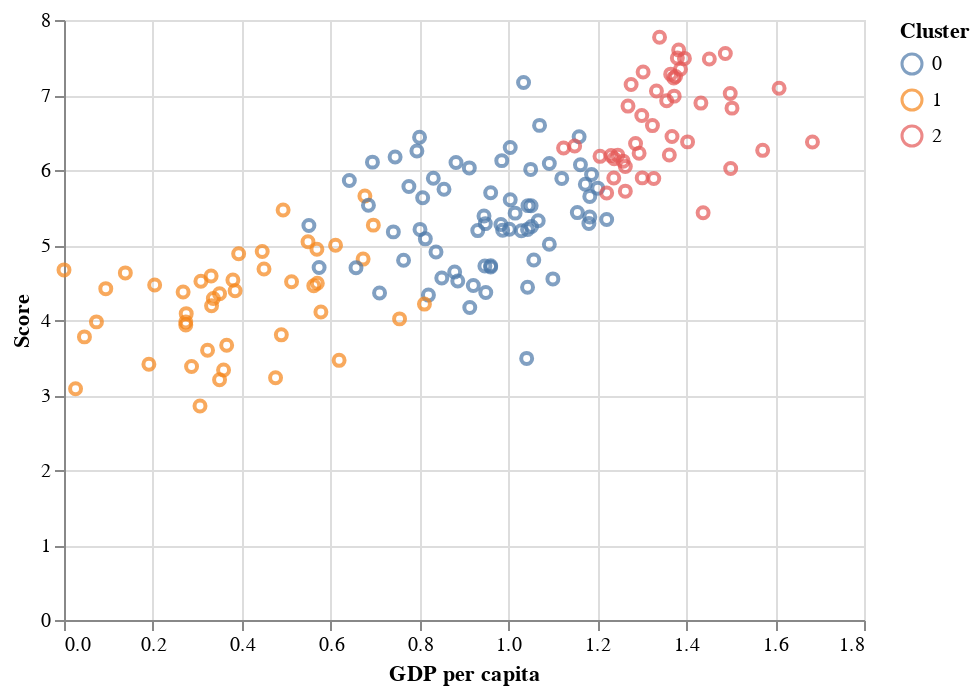

The code cell stored with this chart in its notebook:
### Code cell
alt.Chart(df_2019_numeric).encode(
    y='Score',
    x='GDP per capita',
    color='Cluster:N'
).mark_point()

### Figure 1 — Vega-Lite specification as saved in the notebook (floating-point values rounded to 4 significant figures; data arrays with more than 128 entries replaced by an {"elided": "..."} marker saying what was removed)
{"config": {"view": {"continuousWidth": 400, "continuousHeight": 300}}, "data": {"name": "data-5916b286bfe557b6c6f94219b506f181"}, "mark": "point", "encoding": {"color": {"field": "Cluster", "type": "nominal"}, "x": {"field": "GDP per capita", "type": "quantitative"}, "y": {"field": "Score", "type": "quantitative"}}, "$schema": "https://vega.github.io/schema/vega-lite/v4.17.0.json", "datasets": {"data-5916b286bfe557b6c6f94219b506f181": {"elided": "156 records"}}}
